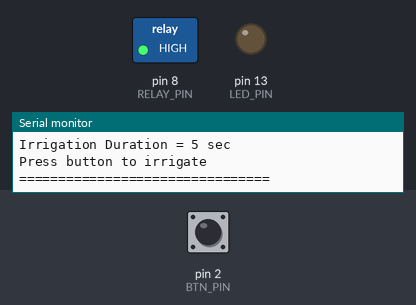
Recording of a sketch running on a simulated Arduino Uno, built with avr-gcc and run on an emulated ATmega328P. Shown: switched loads named in the sketch (green lamp = pin HIGH), output pins drawn as LEDs (lit = HIGH), the last lines printed to the serial monitor. Inputs (shaded band) come from the test bench; at power-on: pin 2 (BTN_PIN) HIGH.

Above: at 1.3 s.
1.4 s: pin 2 (BTN_PIN) pulled LOW for 0.15 s
At 2.4 s:
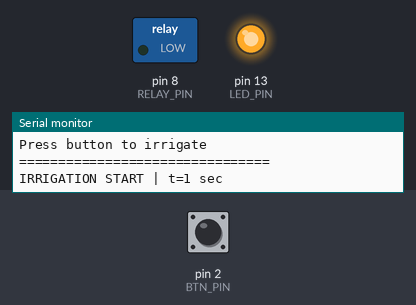
Timing chart, 0 to 7.9 s (numbered marks = the images above; inputs shaded):
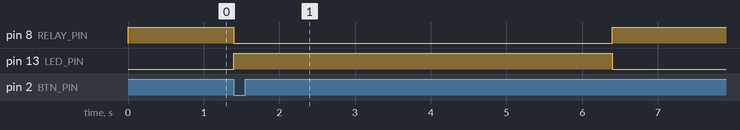

The sketch:

manual_irrigation_toggle.ino
```cpp
/*
  manual_irrigation_v0_1.ino

  Single button press starts irrigation.
  Valve opens for IRRIGATION_SECONDS.
  Serial logs every irrigation event.
*/

#define IRRIGATION_SECONDS 5

const uint8_t BTN_PIN   = 2;
const uint8_t LED_PIN   = 13;
const uint8_t RELAY_PIN = 8;

const bool RELAY_ACTIVE_LOW = true;

bool irrigationRunning = false;
unsigned long irrigationStartMs = 0;

// ------------------------------------------------
// Relay / Valve Control
// ------------------------------------------------
void setValve(bool open) {

  if (RELAY_ACTIVE_LOW) {
    digitalWrite(RELAY_PIN, open ? LOW : HIGH);
  } else {
    digitalWrite(RELAY_PIN, open ? HIGH : LOW);
  }
}

// ------------------------------------------------
// Setup
// ------------------------------------------------
void setup() {

  pinMode(BTN_PIN, INPUT_PULLUP);
  pinMode(LED_PIN, OUTPUT);
  pinMode(RELAY_PIN, OUTPUT);

  // Safe startup
  setValve(false);
  digitalWrite(LED_PIN, LOW);

  Serial.begin(9600);

  Serial.println(F("================================"));
  Serial.println(F("Manual Irrigation Controller"));
  Serial.println(F("Firmware v0.1-manual"));
  Serial.print(F("Irrigation Duration = "));
  Serial.print(IRRIGATION_SECONDS);
  Serial.println(F(" sec"));
  Serial.println(F("Press button to irrigate"));
  Serial.println(F("================================"));
}

// ------------------------------------------------
// Main Loop
// ------------------------------------------------
void loop() {

  static bool lastButtonState = HIGH;

  bool buttonState = digitalRead(BTN_PIN);

  // Detect button press (HIGH -> LOW)
  if (lastButtonState == HIGH &&
      buttonState == LOW &&
      !irrigationRunning) {

    irrigationRunning = true;
    irrigationStartMs = millis();

    setValve(true);
    digitalWrite(LED_PIN, HIGH);

    Serial.print(F("IRRIGATION START | t="));
    Serial.print(millis() / 1000);
    Serial.println(F(" sec"));
  }

  // Stop after configured duration
  if (irrigationRunning &&
      (millis() - irrigationStartMs >=
       (unsigned long)IRRIGATION_SECONDS * 1000UL)) {

    irrigationRunning = false;

    setValve(false);
    digitalWrite(LED_PIN, LOW);

    Serial.print(F("IRRIGATION STOP  | t="));
    Serial.print(millis() / 1000);
    Serial.println(F(" sec"));
  }

  lastButtonState = buttonState;
}
```

Measured:
- after the input at 1.4 s, pin 8 (RELAY_PIN): HIGH → LOW at once, → HIGH 5.0 s later; pin 13 (LED_PIN): LOW → HIGH at once, → LOW 5.0 s later
